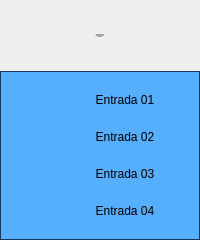
<?xml version="1.0" encoding="UTF-8"?>
<ui version="4.0">
 <class>Form</class>
 <widget class="QWidget" name="Form">
  <property name="geometry">
   <rect>
    <x>0</x>
    <y>0</y>
    <width>200</width>
    <height>240</height>
   </rect>
  </property>
  <property name="minimumSize">
   <size>
    <width>200</width>
    <height>240</height>
   </size>
  </property>
  <property name="maximumSize">
   <size>
    <width>200</width>
    <height>240</height>
   </size>
  </property>
  <property name="windowTitle">
   <string>Cartão 5069-IY4 04 Remota 01</string>
  </property>
  <layout class="QVBoxLayout" name="verticalLayout">
   <property name="spacing">
    <number>0</number>
   </property>
   <property name="leftMargin">
    <number>0</number>
   </property>
   <property name="topMargin">
    <number>0</number>
   </property>
   <property name="rightMargin">
    <number>0</number>
   </property>
   <property name="bottomMargin">
    <number>0</number>
   </property>
   <item>
    <layout class="QVBoxLayout" name="verticalLayout_2">
     <property name="spacing">
      <number>0</number>
     </property>
     <item>
      <widget class="PyDMLabel" name="PyDMLabel_2">
       <property name="maximumSize">
        <size>
         <width>16777215</width>
         <height>71</height>
        </size>
       </property>
       <property name="font">
        <font>
         <pointsize>-1</pointsize>
        </font>
       </property>
       <property name="toolTip">
        <string/>
       </property>
       <property name="styleSheet">
        <string notr="true">PyDMLabel {
 qproperty-alignment: AlignCenter;
 border: 1px solid #FF17365D;
 background-color: #FF17365D;
 color: rgb(255, 255, 255);
 min-height: 65px;
 max-height: 65px;
 font-size: 14px;
}
</string>
       </property>
       <property name="text">
        <string>Falhas Hardware
Cartão 5069-IY4 04
Remota 01</string>
       </property>
       <property name="alignment">
        <set>Qt::AlignCenter</set>
       </property>
      </widget>
     </item>
     <item>
      <widget class="QFrame" name="frame">
       <property name="styleSheet">
        <string notr="true">QFrame#frame{
     border: 1px solid #FF17365D;
	 background-color: #56aeff;
}

PyDMByteIndicator {
  min-height: 1.50em;
  max-height: 1.50em;
  min-width: 1.50em;
}</string>
       </property>
       <property name="frameShape">
        <enum>QFrame::StyledPanel</enum>
       </property>
       <property name="frameShadow">
        <enum>QFrame::Raised</enum>
       </property>
       <layout class="QVBoxLayout" name="verticalLayout_3">
        <property name="spacing">
         <number>0</number>
        </property>
        <property name="leftMargin">
         <number>0</number>
        </property>
        <property name="topMargin">
         <number>0</number>
        </property>
        <property name="rightMargin">
         <number>0</number>
        </property>
        <property name="bottomMargin">
         <number>0</number>
        </property>
        <item>
         <layout class="QGridLayout" name="gridLayout">
          <property name="leftMargin">
           <number>5</number>
          </property>
          <property name="topMargin">
           <number>5</number>
          </property>
          <property name="rightMargin">
           <number>5</number>
          </property>
          <property name="bottomMargin">
           <number>5</number>
          </property>
          <property name="horizontalSpacing">
           <number>5</number>
          </property>
          <property name="verticalSpacing">
           <number>10</number>
          </property>
          <item row="3" column="0">
           <widget class="PyDMByteIndicator" name="PyDMByteIndicator_3">
            <property name="sizePolicy">
             <sizepolicy hsizetype="Fixed" vsizetype="Fixed">
              <horstretch>0</horstretch>
              <verstretch>0</verstretch>
             </sizepolicy>
            </property>
            <property name="minimumSize">
             <size>
              <width>27</width>
              <height>27</height>
             </size>
            </property>
            <property name="maximumSize">
             <size>
              <width>30</width>
              <height>27</height>
             </size>
            </property>
            <property name="toolTip">
             <string/>
            </property>
            <property name="channel" stdset="0">
             <string>ca://RA-RaSIA02:RF-IntlkComp-1:InAng07-Mon.VAL</string>
            </property>
            <property name="onColor" stdset="0">
             <color>
              <red>255</red>
              <green>0</green>
              <blue>0</blue>
             </color>
            </property>
            <property name="offColor" stdset="0">
             <color>
              <red>0</red>
              <green>255</green>
              <blue>0</blue>
             </color>
            </property>
            <property name="showLabels" stdset="0">
             <bool>false</bool>
            </property>
            <property name="circles" stdset="0">
             <bool>true</bool>
            </property>
           </widget>
          </item>
          <item row="0" column="1">
           <widget class="PyDMLabel" name="PyDMLabel">
            <property name="sizePolicy">
             <sizepolicy hsizetype="Fixed" vsizetype="Fixed">
              <horstretch>0</horstretch>
              <verstretch>0</verstretch>
             </sizepolicy>
            </property>
            <property name="minimumSize">
             <size>
              <width>100</width>
              <height>25</height>
             </size>
            </property>
            <property name="maximumSize">
             <size>
              <width>100</width>
              <height>25</height>
             </size>
            </property>
            <property name="toolTip">
             <string/>
            </property>
            <property name="text">
             <string>Entrada 01</string>
            </property>
            <property name="alignment">
             <set>Qt::AlignCenter</set>
            </property>
            <property name="channel" stdset="0">
             <string/>
            </property>
           </widget>
          </item>
          <item row="0" column="0">
           <widget class="PyDMByteIndicator" name="PyDMByteIndicator">
            <property name="sizePolicy">
             <sizepolicy hsizetype="Fixed" vsizetype="Fixed">
              <horstretch>0</horstretch>
              <verstretch>0</verstretch>
             </sizepolicy>
            </property>
            <property name="minimumSize">
             <size>
              <width>27</width>
              <height>27</height>
             </size>
            </property>
            <property name="maximumSize">
             <size>
              <width>30</width>
              <height>27</height>
             </size>
            </property>
            <property name="toolTip">
             <string/>
            </property>
            <property name="channel" stdset="0">
             <string>ca://RA-RaSIA02:RF-IntlkComp-1:InAng04-Mon.VAL</string>
            </property>
            <property name="onColor" stdset="0">
             <color>
              <red>255</red>
              <green>0</green>
              <blue>0</blue>
             </color>
            </property>
            <property name="offColor" stdset="0">
             <color>
              <red>0</red>
              <green>255</green>
              <blue>0</blue>
             </color>
            </property>
            <property name="showLabels" stdset="0">
             <bool>false</bool>
            </property>
            <property name="circles" stdset="0">
             <bool>true</bool>
            </property>
           </widget>
          </item>
          <item row="2" column="0">
           <widget class="PyDMByteIndicator" name="PyDMByteIndicator_2">
            <property name="sizePolicy">
             <sizepolicy hsizetype="Fixed" vsizetype="Fixed">
              <horstretch>0</horstretch>
              <verstretch>0</verstretch>
             </sizepolicy>
            </property>
            <property name="minimumSize">
             <size>
              <width>27</width>
              <height>27</height>
             </size>
            </property>
            <property name="maximumSize">
             <size>
              <width>30</width>
              <height>27</height>
             </size>
            </property>
            <property name="toolTip">
             <string/>
            </property>
            <property name="channel" stdset="0">
             <string>ca://RA-RaSIA02:RF-IntlkComp-1:InAng06-Mon.VAL</string>
            </property>
            <property name="onColor" stdset="0">
             <color>
              <red>255</red>
              <green>0</green>
              <blue>0</blue>
             </color>
            </property>
            <property name="offColor" stdset="0">
             <color>
              <red>0</red>
              <green>255</green>
              <blue>0</blue>
             </color>
            </property>
            <property name="showLabels" stdset="0">
             <bool>false</bool>
            </property>
            <property name="circles" stdset="0">
             <bool>true</bool>
            </property>
           </widget>
          </item>
          <item row="1" column="1">
           <widget class="PyDMLabel" name="PyDMLabel_3">
            <property name="sizePolicy">
             <sizepolicy hsizetype="Fixed" vsizetype="Fixed">
              <horstretch>0</horstretch>
              <verstretch>0</verstretch>
             </sizepolicy>
            </property>
            <property name="minimumSize">
             <size>
              <width>100</width>
              <height>25</height>
             </size>
            </property>
            <property name="maximumSize">
             <size>
              <width>100</width>
              <height>25</height>
             </size>
            </property>
            <property name="toolTip">
             <string/>
            </property>
            <property name="text">
             <string>Entrada 02</string>
            </property>
            <property name="alignment">
             <set>Qt::AlignCenter</set>
            </property>
           </widget>
          </item>
          <item row="2" column="1">
           <widget class="PyDMLabel" name="PyDMLabel_4">
            <property name="sizePolicy">
             <sizepolicy hsizetype="Fixed" vsizetype="Fixed">
              <horstretch>0</horstretch>
              <verstretch>0</verstretch>
             </sizepolicy>
            </property>
            <property name="minimumSize">
             <size>
              <width>100</width>
              <height>25</height>
             </size>
            </property>
            <property name="maximumSize">
             <size>
              <width>100</width>
              <height>25</height>
             </size>
            </property>
            <property name="toolTip">
             <string/>
            </property>
            <property name="text">
             <string>Entrada 03</string>
            </property>
            <property name="alignment">
             <set>Qt::AlignCenter</set>
            </property>
           </widget>
          </item>
          <item row="3" column="1">
           <widget class="PyDMLabel" name="PyDMLabel_5">
            <property name="sizePolicy">
             <sizepolicy hsizetype="Fixed" vsizetype="Fixed">
              <horstretch>0</horstretch>
              <verstretch>0</verstretch>
             </sizepolicy>
            </property>
            <property name="minimumSize">
             <size>
              <width>100</width>
              <height>25</height>
             </size>
            </property>
            <property name="maximumSize">
             <size>
              <width>100</width>
              <height>25</height>
             </size>
            </property>
            <property name="toolTip">
             <string/>
            </property>
            <property name="text">
             <string>Entrada 04</string>
            </property>
            <property name="alignment">
             <set>Qt::AlignCenter</set>
            </property>
           </widget>
          </item>
          <item row="1" column="0">
           <widget class="PyDMByteIndicator" name="PyDMByteIndicator_4">
            <property name="sizePolicy">
             <sizepolicy hsizetype="Fixed" vsizetype="Fixed">
              <horstretch>0</horstretch>
              <verstretch>0</verstretch>
             </sizepolicy>
            </property>
            <property name="minimumSize">
             <size>
              <width>27</width>
              <height>27</height>
             </size>
            </property>
            <property name="maximumSize">
             <size>
              <width>30</width>
              <height>27</height>
             </size>
            </property>
            <property name="toolTip">
             <string/>
            </property>
            <property name="channel" stdset="0">
             <string>ca://RA-RaSIA02:RF-IntlkComp-1:InAng05-Mon.VAL</string>
            </property>
            <property name="onColor" stdset="0">
             <color>
              <red>255</red>
              <green>0</green>
              <blue>0</blue>
             </color>
            </property>
            <property name="offColor" stdset="0">
             <color>
              <red>0</red>
              <green>255</green>
              <blue>0</blue>
             </color>
            </property>
            <property name="showLabels" stdset="0">
             <bool>false</bool>
            </property>
            <property name="circles" stdset="0">
             <bool>true</bool>
            </property>
           </widget>
          </item>
         </layout>
        </item>
       </layout>
      </widget>
     </item>
    </layout>
   </item>
  </layout>
 </widget>
 <customwidgets>
  <customwidget>
   <class>PyDMLabel</class>
   <extends>QLabel</extends>
   <header>pydm.widgets.label</header>
  </customwidget>
  <customwidget>
   <class>PyDMByteIndicator</class>
   <extends>QWidget</extends>
   <header>pydm.widgets.byte</header>
  </customwidget>
 </customwidgets>
 <resources/>
 <connections/>
</ui>
